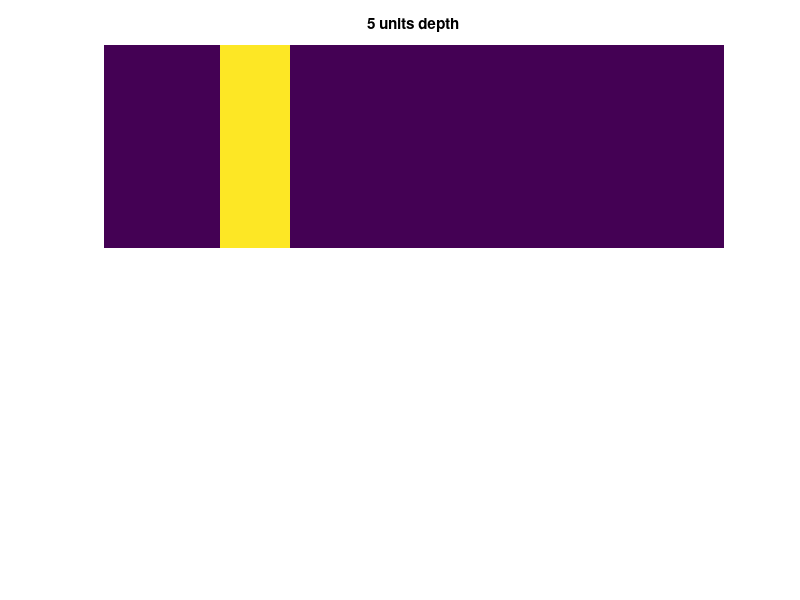

Here is the MATLAB script that generated this plot: (Note: this script raises an error after producing the figure.)
% testing the stereo door corner camera
addpath(genpath('../utils/pyr'));
addpath(genpath('../corner_cam'));

close all; clear;

npx = 80;
width = npx/10;
floornpx = 80;
nsamples = 80;

% door is centered at origin
door_corner1 = [-1 0 0];
door_corner2 = [1 0 0];
door_width = abs(door_corner2(1) - door_corner1(1));
% we look at the shadow at the two corners of the door
xlocs1 = linspace(door_corner1(1), door_corner1(1)-1, floornpx);
xlocs2 = linspace(door_corner2(1), door_corner2(1)+1, floornpx);
ylocs = linspace(0, 1, floornpx);

% images behind the door
imdepths = [-5, -7];
imstarts = [2*width, 7*width];
nims = length(imstarts);
imgs = zeros([npx, npx, nims]);
scenex = linspace(door_corner1(1), door_corner2(1), npx);
sceneys = zeros([nims, npx]);
scenez = linspace(0, door_corner2(1), npx);
gt_depths = zeros(size(scenex));

obs1 = zeros([floornpx*floornpx, 1]);
obs2 = zeros(size(obs1));
figure;
for i = 1:nims
    start = imstarts(i);
    imgs(:,start:start+width,i) = 1;
    sceneys(i,:) = ones(size(scenex)) * imdepths(i);
    subplot(nims,1,i); imagesc(imgs(:,:,i));
    axis off; title(sprintf('%d units depth', -imdepths(i)));
    gt_depths = gt_depths + abs(imgs(1,:,i) .* sceneys(i,:));
    
    % get observations
    amat1 = cornerAmat(xlocs1, ylocs, scenex, sceneys(i,:));
    obs1 = obs1 + amat1 * reshape(imgs(:,:,i), [npx*npx,1]);
    
    amat2 = cornerAmat(xlocs2, ylocs, scenex, sceneys(i,:));
    obs2 = obs2 + amat2 * reshape(imgs(:,:,i), [npx*npx,1]);
end
sigma = 0.5; beta = 100;

obs1_noisy = obs1 + sigma * randn(size(obs1));
obs2_noisy = obs2 + sigma * randn(size(obs1));

% plotting the shadow observations
figure; 
subplot(211); 
imagesc(xlocs1, ylocs, reshape(obs1_noisy, [floornpx, floornpx]));
subplot(212);
imagesc(xlocs2, ylocs, reshape(obs2_noisy, [floornpx, floornpx]));

% reconstructing a 1d picture from each door corner
thetas1 = [pi, pi/2];
tdir1 = sign(thetas1(2) - thetas1(1));
[amat1_1d, ~, ~] = allPixelAmat(door_corner1, floornpx, nsamples, thetas1);
angles1 = linspace(thetas1(1), thetas1(2), nsamples) + tdir1*pi;

thetas2 = [0, pi/2];
tdir2 = sign(thetas2(2) - thetas2(1));
[amat2_1d, ~, ~] = allPixelAmat(door_corner2, floornpx, nsamples, thetas2);
angles2 = linspace(thetas2(1), thetas2(2), nsamples) + tdir2*pi;

% spatial prior
bmat = eye(nsamples) - diag(ones([nsamples-1,1]), 1);

x1_1d = (amat1_1d'*amat1_1d/sigma^2 + bmat'*bmat*beta)\(amat1_1d'*obs1_noisy/sigma^2);
x2_1d = (amat2_1d'*amat2_1d/sigma^2 + bmat'*bmat*beta)\(amat2_1d'*obs2_noisy/sigma^2);

% x1_1d(x1_1d<0) = 0;
% x1_1d(x1_1d>1) = 1;
% x2_1d(x2_1d<0) = 0;
% x2_1d(x2_1d>1) = 1;

x1_1d = (x1_1d - min(x1_1d))/(max(x1_1d) - min(x1_1d));
x2_1d = (x2_1d - min(x2_1d))/(max(x2_1d) - min(x2_1d));

figure; 
subplot(211); imagesc(angles1, 1:npx/2, repmat(x1_1d', [npx/2, 1]));
subplot(212); imagesc(angles2, 1:npx/2, repmat(x2_1d', [npx/2, 1]));

% estimate depth
% need to flip one of them; reverse orientations
x1_1d = x1_1d(end:-1:1);
angles1 = angles1(end:-1:1);

% for every window in x1_1d, we find the best matching window in x2_1d
winsize = 2;
energy = zeros(nsamples-winsize);

for i = 1:nsamples-winsize
    win1 = x1_1d(i:i+winsize);
    for j = 1:nsamples-winsize
        win2 = x2_1d(j:j+winsize);
%         energy(i,j) = -sum((win2-mean(win2)).*(win1-mean(win1)))/(std(win1)*std(win2));
        energy(i,j) = sum((win2-win1).^2);
    end
end

figure; imagesc(energy); title('energy between two reconstructions');

% the corresponding angles from the door corners, for each point
% only positive angles for this calculation
door_angle1 = abs(angles1(1:nsamples-winsize));
depths = zeros(size(door_angle1));

for i = 1:length(depths)
    row = energy(i,:);
    [val, idx] = min(row);
    secondbest = row(row > val);
    val2 = min(secondbest);
    if val/val2 > 0.6
        % too close together, assume we're not resolving to an actual object
        depths(i) = 1e-2;
    else
        % take the angle of corner 2 of the best match
        a2 = angles2(idx) - tdir2*pi;
        a1 = door_angle1(i);
        depths(i) = cot(a1) + cot(a2);
    end
end

depths = abs(door_corner1(1) - door_corner2(1)) ./ depths;
locs1 = cot(door_angle1) .* depths - 1;
angle_ends = abs(angles1(1+winsize:nsamples));
locs2 = cot(angle_ends) .* depths - 1;

% [minval, minidx] = min(energy, [], 2);
% door_angle2 = angles2(minidx) - tdir2*pi;
% for each point, compute depth
% depths = abs(door_corner1(1) - door_corner2(1))./(cot(door_angle1) + cot(door_angle2));

figure; subplot(211);
plot(locs1(depths < 200), depths(depths < 200), 'ro');
hold on;
plot(locs2(depths < 200), depths(depths < 200), 'bo');
xlim([-1, 1]);
title('preliminary depth estimation of each point');
subplot(212); plot(scenex(gt_depths > 0), gt_depths(gt_depths > 0), 'bo');
xlim([-1, 1]); title('ground truth depths');
